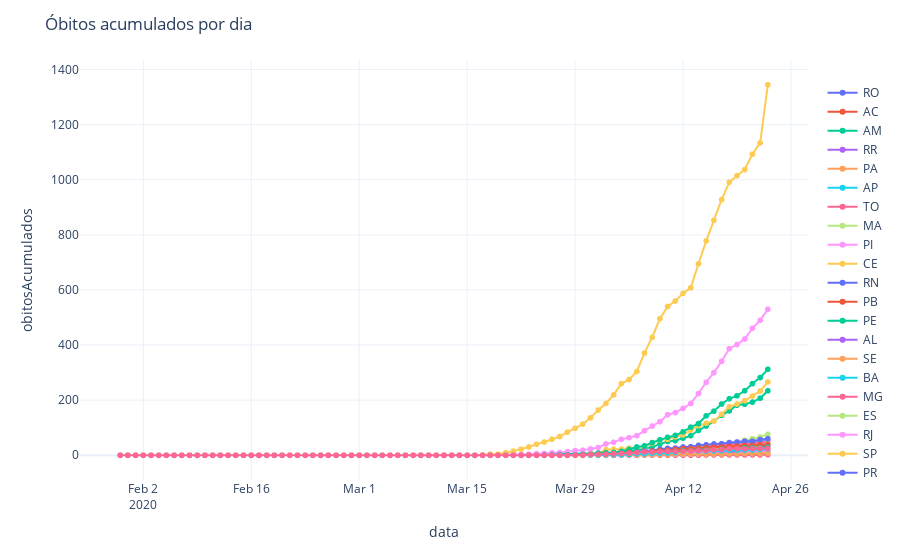

The code cell stored with this chart in its notebook:
### Code cell
fig = px.line(dados, x='data', y='obitosAcumulados',color="sigla",line_group="sigla", hover_name="sigla", text='obitosAcumulados')
fig.update_layout(title='Óbitos acumulados por dia',legend_title='<b> </b>',
                   
                   showlegend=True, template="plotly_white",direction='clockwise',)
fig.show()
plotly.offline.plot(fig, filename='HTML/ObitosAcumuladoEstadosDia.html', auto_open=False)
